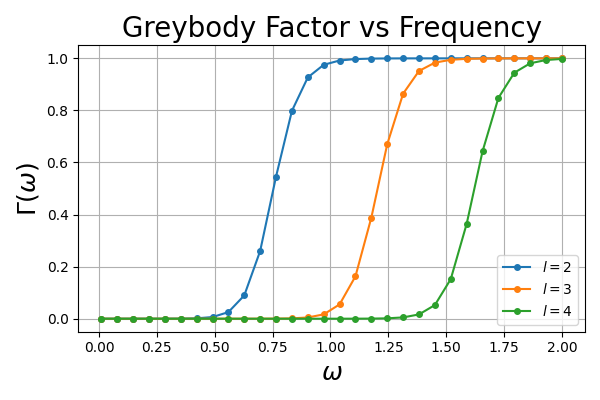

This figure's Python source:

import numpy as np 
import matplotlib.pyplot as plt 
from scipy.integrate import solve_ivp
from Functions import *

j = complex(0, 1)

# plt.rcParams.update({
#     "text.usetex": True,
#     "font.family": "serif",
#     "font.serif": ["Computer Modern Roman"],
#     "text.latex.preamble": "" # Clear the helvet and sansmath packages
# })

modes = np.arange(2, 5)
omega = np.linspace(0.01, 2.0, 30)
mass = 0.5

def system(x, Y, M, l, om):

    u_re, u_im, du_re, du_im = Y

    u = u_re + 1j*u_im
    du = du_re + 1j*du_im

    A = x*(1 - x)**2
    B = (1 - x)*(1 - 3*x) - 4*M*1j*om
    C = -(l*(l + 1) - 3*(1 - x))

    if np.abs(A) < 1e-15:
        return np.array([0.0, 0.0, 0.0, 0.0])

    d2u = -(B*du + C*u)/A

    return np.array([du.real, du.imag, d2u.real, d2u.imag])

def robin_BC_h(u0, M, l, om):

    B0 = 1 - 4*M*1j*om
    C0 = -(l*(l + 1) - 3)

    du0 = -C0*u0/B0
    return u0, du0

eps = 1e-8
u0 = complex(1, 0)

print("Initialising solver...")

solutions = {}
GBFs = {}

for mode in modes:

    solutions[mode] = {}
    GBFs[mode] = []

    for om in omega:
        print(f"Solving for  l = {int(mode)} with omega = {om:.3f} ...") 
        u_BC, du_BC = robin_BC_h(u0, mass, mode, om)
        initial_state_Radau = [u_BC.real, u_BC.imag, du_BC.real, du_BC.imag]

        sol = solve_ivp(system, 
                t_span = (eps, 1.0 - 1e-4),
                y0 = initial_state_Radau,
                method = 'DOP853',
                args = (mass, mode, om),
                rtol = 1e-7,
                atol = 1e-9
                )

        x_vals = sol.t
        u_sol = sol.y[0] + 1j*sol.y[1]
        du_sol = sol.y[2] + 1j*sol.y[3]

        solutions[mode][om] = (x_vals, u_sol, du_sol)

        x_end = x_vals[-1]
        y = 1.0 - x_end
        u_end = u_sol[-1]
        du_end = du_sol[-1]

        L = mode*(mode + 1)
        Omega = 4*mass*om

        a1 = -1j*L/Omega
        a2 = ((L - 2)*a1 + 3)/(1j*Omega*2.0)

        u1 = 1.0 + a1*y + a2*y**2
        du1_dx = -(a1 + 2.0*a2*y)

        log_deriv =1j*Omega*(1/y**2 + 1/y)
        alpha = (u_end - du_end/log_deriv)/(u1 - du1_dx/log_deriv)
        GBF = 1.0/(np.abs(alpha)**2)
        GBFs[mode].append(GBF)

    print(f"Finished solving for l = {int(mode)}.")
    GBFs[mode] = np.array(GBFs[mode])

print("Solver successful. Plotting results...")

omega_last = omega[-1]
mode_last = modes[-1]
x_last, u_last, du_last = solutions[mode_last][omega_last]

plt.figure(figsize = [6,4])
plt.plot(x_last, u_last.real, label = 'Re(u)')
plt.plot(x_last, u_last.imag, label = 'Im(u)')
plt.plot(x_last, -mode_last*(mode_last + 1) + 3*(1 - x_last), label = 'V(x)', linestyle = '--')
plt.xlabel('x', fontsize = 18)
plt.ylabel('u(x)', fontsize = 18)
plt.legend(loc = 'best')
plt.title(f'Wavefunction u(x) for l = {mode_last} with omega = {omega_last}')
plt.grid()
plt.tight_layout()
plt.savefig('NumericalGBFWavefunction.png', format = 'png')

plt.figure(figsize = [6,4])
for l in modes:
    plt.plot(omega, GBFs[l], 'o-', label = f"$l = {int(l)}$", markersize = 4)
plt.xlabel(r'$\omega$', fontsize = 18)
plt.ylabel(r'$\Gamma(\omega)$', fontsize = 18)
plt.title('Greybody Factor vs Frequency', fontsize = 20)
plt.legend(loc = 'lower right')
plt.ylim(-0.05, 1.05)
plt.tight_layout()
plt.grid()
plt.savefig('NumericalGBF.png', format = 'png')
plt.close()
